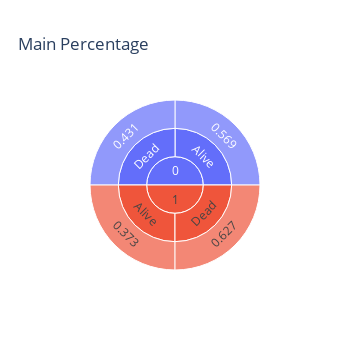
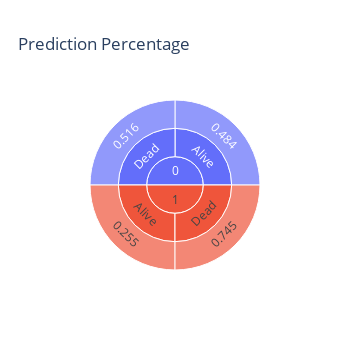

The notebook cell these images were saved under, in order:
### Code cell
sunburst('inHouseOfAllegnc')

### Figure 1 — Plotly figure (JSON) as saved in the notebook; plotly's stock layout.template omitted (floating-point values rounded to 4 significant figures)
{"data": [{"branchvalues": "total", "domain": {"x": [0, 1], "y": [0, 1]}, "hovertemplate": "labels=%{label}<br>count=%{value}<br>parent=%{parent}<br>id=%{id}<extra></extra>", "ids": ["1/Alive/0.373", "0/Dead/0.431", "0/Alive/0.569", "1/Dead/0.627", "0/Alive", "1/Alive", "0/Dead", "1/Dead", "0", "1"], "labels": ["0.373", "0.431", "0.569", "0.627", "Alive", "Alive", "Dead", "Dead", "0", "1"], "name": "", "parents": ["1/Alive", "0/Dead", "0/Alive", "1/Dead", "0", "1", "0", "1", "", ""], "type": "sunburst", "values": [1, 1, 1, 1, 1, 1, 1, 1, 2, 2]}], "layout": {"height": 350, "legend": {"tracegroupgap": 0}, "title": {"text": "Main Percentage"}, "width": 350}}

### Figure 2 — Plotly figure (JSON) as saved in the notebook; plotly's stock layout.template omitted (floating-point values rounded to 4 significant figures)
{"data": [{"branchvalues": "total", "domain": {"x": [0, 1], "y": [0, 1]}, "hovertemplate": "labels=%{label}<br>count=%{value}<br>parent=%{parent}<br>id=%{id}<extra></extra>", "ids": ["1/Alive/0.255", "0/Alive/0.484", "0/Dead/0.516", "1/Dead/0.745", "0/Alive", "1/Alive", "0/Dead", "1/Dead", "0", "1"], "labels": ["0.255", "0.484", "0.516", "0.745", "Alive", "Alive", "Dead", "Dead", "0", "1"], "name": "", "parents": ["1/Alive", "0/Alive", "0/Dead", "1/Dead", "0", "1", "0", "1", "", ""], "type": "sunburst", "values": [1, 1, 1, 1, 1, 1, 1, 1, 2, 2]}], "layout": {"height": 350, "legend": {"tracegroupgap": 0}, "title": {"text": "Prediction Percentage"}, "width": 350}}
